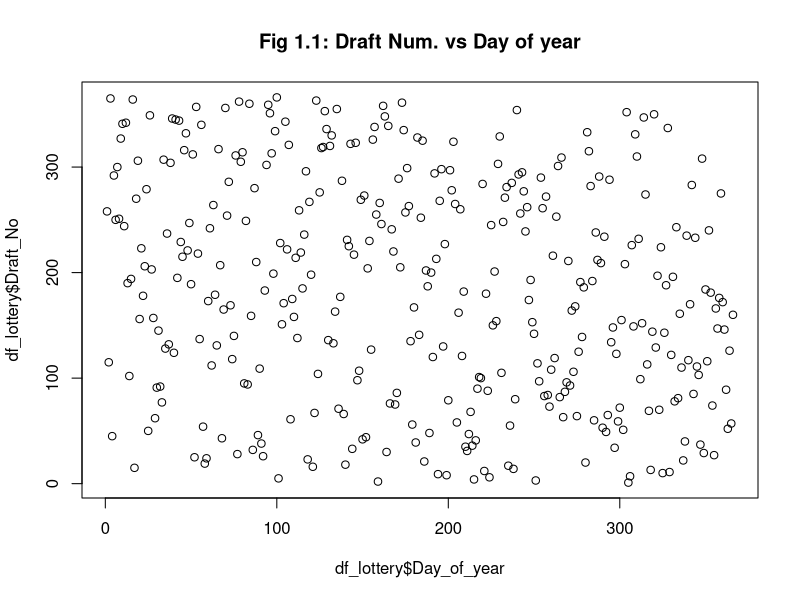
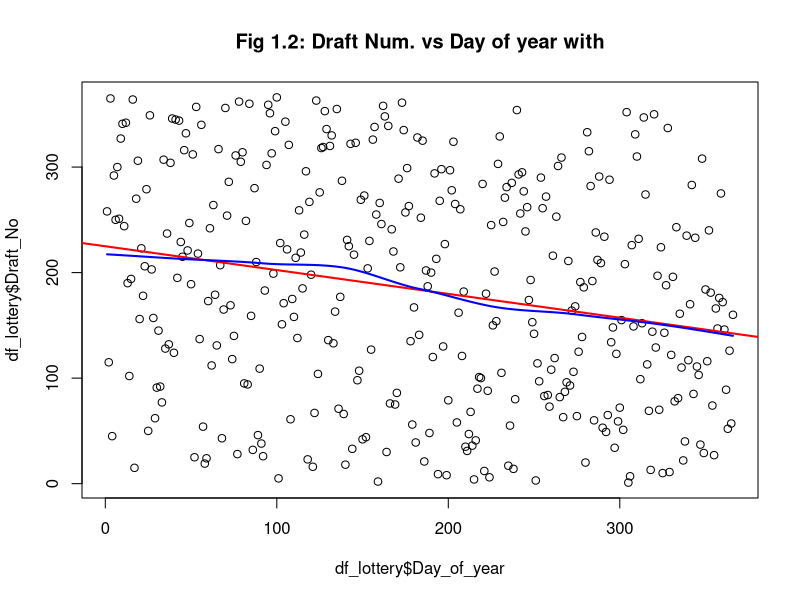
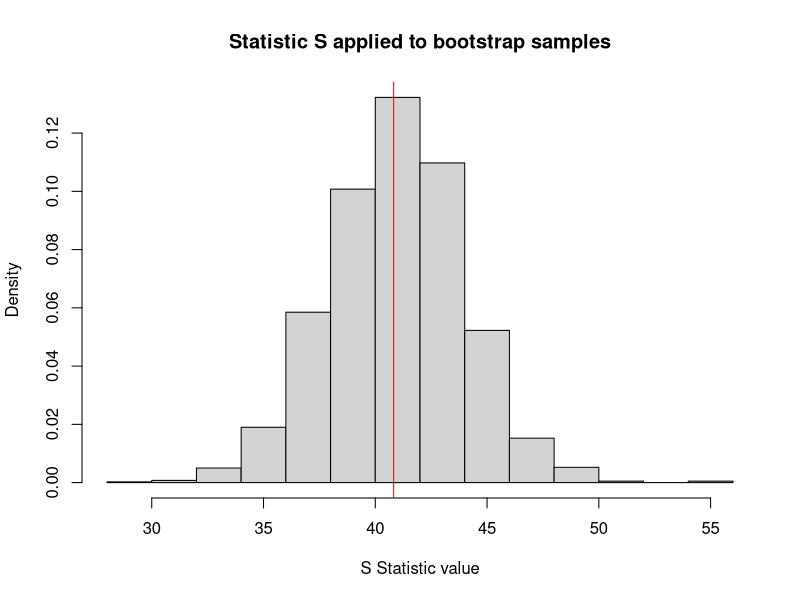
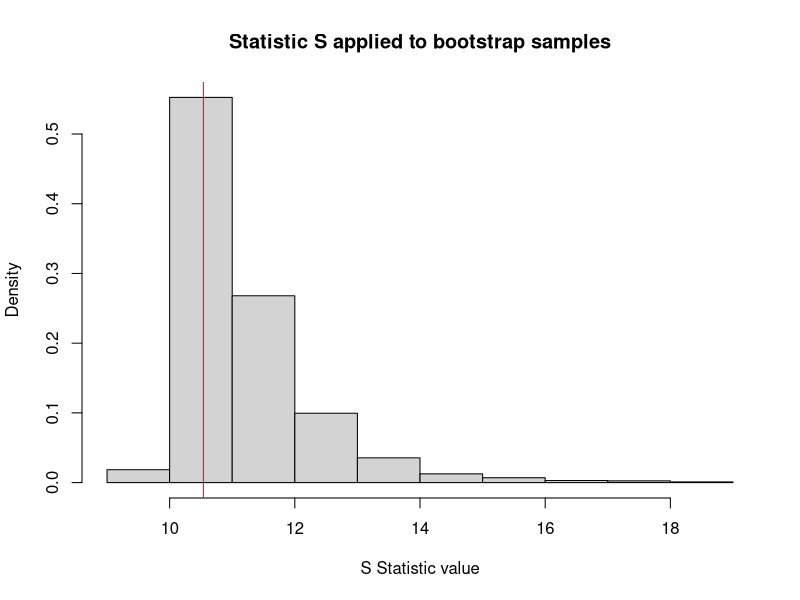
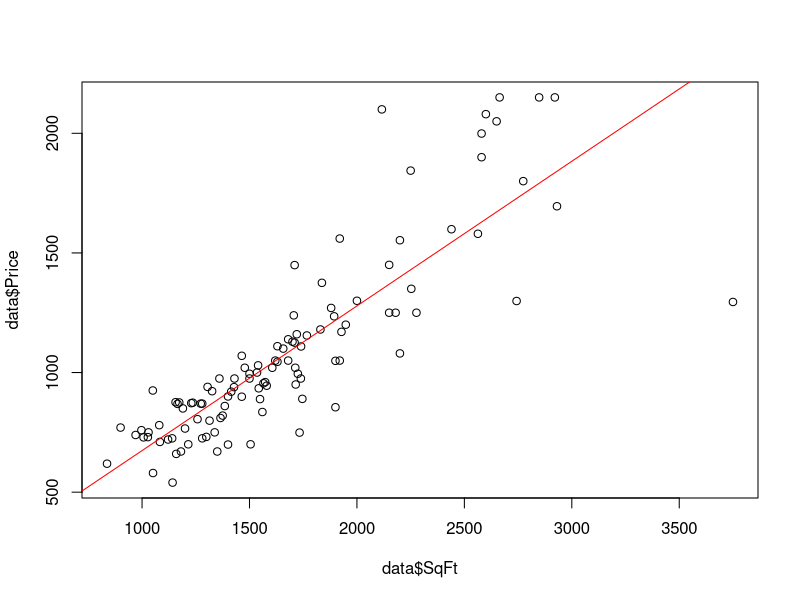

Reproduce these figures in R, in order. (Note: a time limit stopped this script after it produced the figures.)
## ---- chunk 1
# Setup packages and data

library(magrittr)
library(dplyr)
library(boot)

# Read lottery data
df_lottery <- read.table("lottery.txt", col.names = c("Draft_No", "Day_of_year", "Letter_rank"))

## ---- chunk 2
# Question 1.1

plot(y=df_lottery$Draft_No,
     x=df_lottery$Day_of_year,
     main = "Fig 1.1: Draft Num. vs Day of year")

## ---- chunk 3
# Question 1.2

# Fit a regular linear model
linmod_curve <- lm(data = df_lottery,
                   Draft_No ~ Day_of_year)

# Fit a loess model
loess_curve <- loess(data = df_lottery,
                     Draft_No ~ Day_of_year)

# Add loess fitted values to dataframe
df_lottery <- df_lottery %>% mutate(loess_fitted = loess_curve$fitted)

# Plot data along with both fitted curves
p_linmod_curve <- plot(y=df_lottery$Draft_No,
                       x=df_lottery$Day_of_year,
                       main = "Fig 1.2: Draft Num. vs Day of year with")
# Add lm line
abline(b = linmod_curve$coefficients[2], a = linmod_curve$coefficients[1], col="red", lwd=2)

# Add loess curve
loess_data <- df_lottery %>% arrange(Day_of_year)
points(x=loess_data$Day_of_year, loess_data$loess_fitted, type = "l", col="blue", lwd = 2)

## ---- chunk 4
# Question 1.3

# Create an S-statistic function
statistic_1 <- function(data, indexes){
  data <- data[indexes]
  S <- (1/length(indexes)) * sum(abs(data-mean(df_lottery$Day_of_year[indexes])))
}

# Perform a test on the fitted data
result <- boot(loess_curve$fitted, statistic = statistic_1, R=2000)

print(boot.ci(result))

cat("\nS estimate:", result$t0)

cat("\nEstimated p-value:", mean(result$t >= result$t0))

## ---- chunk 5
# Question 1.4

# Function to test null hypothesis: that the lottery is
# 
# (----> uniformly <----)
# 
# random
test_null <- function(data, B){
  # Train a loess model
  loess_hypotest <- loess(data = data,
                          Draft_No ~ Day_of_year)
  
  # Generate Bootstrap samples
  result <- boot(loess_hypotest$fitted, statistic = statistic_1, R=B)
  
  # Plot histogram of statistic applied to the Bootstrap samples
  hist(result$t,
       freq = F,
       main = "Statistic S applied to bootstrap samples",
       xlab = "S Statistic value")
  # Add a red line for the observation of S on the original data
  abline(v=result$t0, col="red")
  
  return(list("Estimate" = result$t0, "p_value" = mean(result$t >= result$t0)))
}

## ---- chunk 6
# Question 1.5

# Specify some k number of dates for special treatment
k <- 40

# Create a new df with k consecutive dates in the end of the year
df_consecutive_k <- data.frame("Draft_No" = c(sample(1:(366-k),size=366-k),
                                                   (366-k+1):366),
                               "Day_of_year" = 1:366)


# Create a vector of dates in blocks of size floor(k/3)
dates_in_blocks <- split(1:366, ceiling(1:366/floor(k/3))) %>%
  sample() %>%
  unlist()

# Create a new df with dates in blocks of floor(k/3) dates
df_blocks_k <- data.frame("Draft_No" = dates_in_blocks,
                          "Day_of_year" = 1:366)


# Run Tests
cat("Lottery with", k, "consecutive dates at the end:\n")
test_null(df_consecutive_k, 2000)
cat("Lottery with blocks of", floor(k/3), "dates\n")
test_null(df_blocks_k, 2000)

## ---- chunk 7
data<-read.csv2("prices1.csv")
plot(data$SqFt,data$Price)

model<-lm(Price ~ SqFt, data = data)

lines(1:3750,model$coefficients[1]+model$coefficients[2]*(1:3750), col = "red")
## ---- chunk 8
#Price = b + a1*SqFt + a2*(SqFt - c)

sum(model$residuals^2)

min<-function(c,data){
  data$para<-ifelse(data$SqFt>c,data$SqFt-c,0)
  model2<-lm(Price ~ SqFt + para, data = data)
  sum(model2$residuals^2)
}


opt<-optim(2000,min,data= data,method = "Brent",lower = -500, upper = 4000)       #setting inital value as 2000 as mentioned in the assignment 
opt



#Using the optimum value of c found in the model:
data$para<-ifelse(data$SqFt>opt$par,data$SqFt-opt$par,0)
model3<-lm(Price ~ SqFt + para, data = data)
model3
sum(model3$residuals^2) #RSS value

## ---- chunk 9
#110 rows 
data<-read.csv2("prices1.csv")


value_c<-c()
for (i in 1:10000){
  #if (i %% 50 == 0) {print(sprintf("Iteration %d",i))}
  index<-sample(1:110,110,replace = TRUE)
  data2<-data[index,]
  
  min<-function(c,data){
    data$para<-ifelse(data$SqFt>c,data$SqFt-c,0)
    model2<-lm(Price ~ SqFt + para, data = data)
    sum(model2$residuals^2)
  }
  
  c_opt<-optim(2000,min,data= data2,method = "Brent",lower = -500, upper = 4000)   
  value_c<-c(value_c,c_opt$par)
}

#value_c
hist(value_c)
#based on the plot, we can see 2 peaks, it looks like 2 Gaussian. 



#Bootstrap bias correction
2*opt$par-sum(value_c)/10000


#Variance
sum((value_c-mean(value_c))^2)/9999

library(boot)


stat<-function(data,index){
  data2<-data[index,]
  
  min<-function(c,data){
    data$para<-ifelse(data$SqFt>c,data$SqFt-c,0)
    model2<-lm(Price ~ SqFt + para, data = data)
    sum(model2$residuals^2)
  }
  
  c_opt<-optim(2000,min,data= data2,method = "Brent",lower = -500, upper = 4000)   
  c_opt$par
}
  
  
var<-boot(data = data,stat , R = 2000)
plot(var)

#the value of c from the entire data
t0<-var$t0

#the values of c from the bootstrap data
t<-var$t

#Confidence Interval 
suppressWarnings(boot.ci(var))
## ---- chunk 10
value_c_2<-c()
for (i in 1:110){
  if (i %% 50 == 0) {print(sprintf("Iteration %d",i))}
  data3<-data[-i,]
  
  min<-function(c,data){
    data$para<-ifelse(data$SqFt>c,data$SqFt-c,0)
    model2<-lm(Price ~ SqFt + para, data = data)
    sum(model2$residuals^2)
  }
  
  c_opt<-optim(2000,min,data= data3,method = "Brent",lower = -500, upper = 4000)   
  value_c_2<-c(value_c_2,c_opt$par)
}

#value_c_2

#variance

term1<-nrow(data)*var$t0 - (nrow(data)-1)*(value_c_2)

term2<-sum(value_c_2)/nrow(data)

sum((term1-term2)^2)/(nrow(data)*(nrow(data)-1))

## ---- chunk 11
boot.ci(var)
